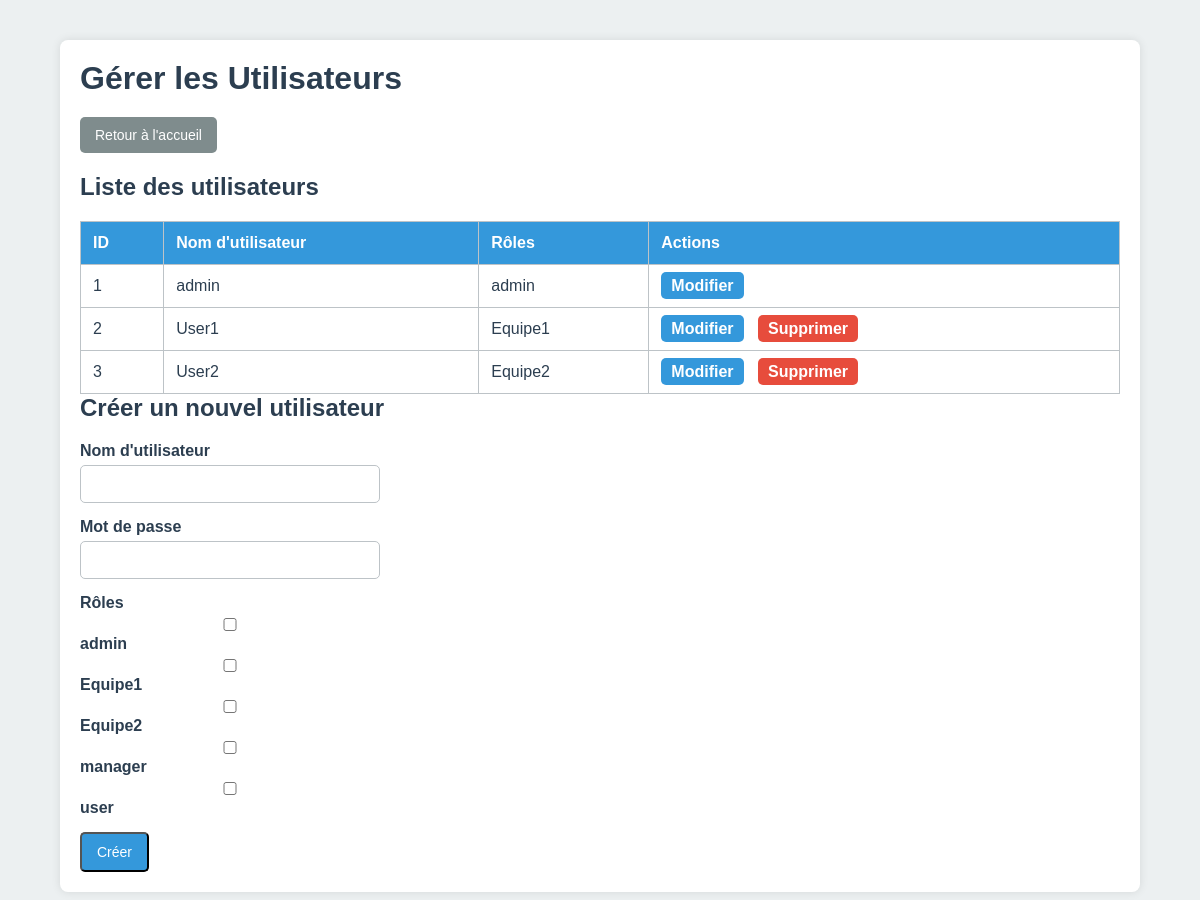
The page /manage_users.php (signed in) on the database its author committed.
### tables this page shows
CREATE TABLE IF NOT EXISTS users (
  id INT AUTO_INCREMENT PRIMARY KEY,
  username VARCHAR(50) NOT NULL UNIQUE,
  password_hash VARCHAR(255) NOT NULL,
  role VARCHAR(255) NOT NULL
);

CREATE TABLE IF NOT EXISTS roles (
  id INT AUTO_INCREMENT PRIMARY KEY,
  role_name VARCHAR(50) NOT NULL UNIQUE
);

### src/manage_users.php (the view, shortened to what this page needs)
<?php
$mysqli = new mysqli("db", "root", "root", "plm");
$result_users = $mysqli->query("SELECT id, username, role FROM users ORDER BY id ASC");
$result_roles = $mysqli->query("SELECT role_name FROM roles ORDER BY role_name ASC");
$roles = $result_roles->fetch_all(MYSQLI_ASSOC);
?>
<!DOCTYPE html>
<html lang="fr">
<head>
  <link rel="stylesheet" href="styles.css">
</head>
<body>
<div class="container">
  <h1>Gérer les Utilisateurs</h1>
  <div class="header-actions">
    <a href="home.php" class="btn btn-secondary">Retour à l'accueil</a>
  </div>
  <h2>Liste des utilisateurs</h2>
  <table>
    <thead>
      <tr>
        <th>ID</th>
        <th>Nom d'utilisateur</th>
        <th>Rôles</th>
        <th>Actions</th>
      </tr>
    </thead>
    <tbody>
      <?php while ($user = $result_users->fetch_assoc()): ?>
      <tr>
        <td><?php echo $user['id']; ?></td>
        <td><?php echo htmlspecialchars($user['username']); ?></td>
        <td><?php echo htmlspecialchars($user['role']); ?></td>
        <td class="actions">
          <a href="edit_user.php?id=<?php echo $user['id']; ?>" class="btn-edit">Modifier</a>
          <?php if ($user['username'] !== 'admin'): ?>
            <a href="delete_user.php?id=<?php echo $user['id']; ?>" class="btn-delete" onclick="return confirm('Êtes-vous sûr ?')">Supprimer</a>
          <?php endif; ?>
        </td>
      </tr>
      <?php endwhile; ?>
    </tbody>
  </table>
  <h2>Créer un nouvel utilisateur</h2>
  <form method="post" style="max-width:300px;">
    <div class="form-group">
      <label>Nom d'utilisateur</label>
      <input type="text" name="new_username" required>
    </div>
    <div class="form-group">
      <label>Mot de passe</label>
      <input type="password" name="new_password" required>
    </div>
    <div class="form-group">
      <label>Rôles</label>
      <?php foreach ($roles as $r): ?>
        <div>
          <label>
            <input type="checkbox" name="roles[]" value="<?php echo htmlspecialchars($r['role_name']); ?>">
            <?php echo htmlspecialchars($r['role_name']); ?>
          </label>
        </div>
      <?php endforeach; ?>
    </div>
    <button type="submit" class="btn">Créer</button>
  </form>
</div>
</body>
</html>

### src/styles.css (style rules this page uses)
* { margin: 0; padding: 0; box-sizing: border-box; }
body { font-family: Arial, sans-serif; background: #ecf0f1; color: #2c3e50; display: flex; min-height: 100vh; }
h1, h2, h3 { margin-bottom: 20px; color: #2c3e50; }
table { width: 100%; border-collapse: collapse; margin-top: 10px; background: #fff; }
table, th, td { border: 1px solid #bdc3c7; }
table th { background: #3498db; color: #fff; padding: 12px; text-align: left; }
table td { padding: 12px; border-bottom: 1px solid #bdc3c7; }
.container { width: 90%; max-width: 1200px; margin: 40px auto; background: #fff; padding: 20px; border-radius: 8px; box-shadow: 0 0 10px rgba(0,0,0,0.1); }
.btn { display: inline-block; padding: 10px 15px; background: #3498db; color: #fff; text-decoration: none; border-radius: 5px; margin-right: 10px; font-size: 14px; transition: background 0.3s; }
.btn-secondary { background: #7f8c8d; }
a { color: #3498db; text-decoration: none; transition: color 0.3s; }
.form-group { margin-bottom: 15px; }
.form-group label { display: block; margin-bottom: 5px; color: #2c3e50; font-weight: bold; }
.form-group input, .form-group select, .form-group textarea { width: 100%; padding: 10px; border: 1px solid #bdc3c7; border-radius: 5px; font-size: 14px; }
.actions a { margin-right: 10px; color: #3498db; font-weight: bold; }
.header-actions { margin-bottom: 20px; display: flex; justify-content: space-between; align-items: center; }
.header-actions .btn { margin: 0; }
.btn-edit { background: #3498db; color: #fff; padding: 5px 10px; border-radius: 5px; text-decoration: none; transition: background 0.3s; margin-right: 5px; }
.btn-delete { background: #e74c3c; color: #fff; padding: 5px 10px; border-radius: 5px; text-decoration: none; transition: background 0.3s; }
.btn-edit, .btn-delete { color: #fff !important; font-weight: bold; }

### src/manage_users.php (style rules this page uses)
.header-actions { margin-bottom: 20px; display: flex; justify-content: space-between; align-items: center; }
.actions { white-space: nowrap; }

### rows shown on the page
users: id "1", username "admin", role "admin"
users: id "2", username "User1", role "Equipe1"
users: id "3", username "User2", role "Equipe2"
roles: role_name "admin"
roles: role_name "Equipe1"
roles: role_name "Equipe2"
roles: role_name "manager"
roles: role_name "user"
